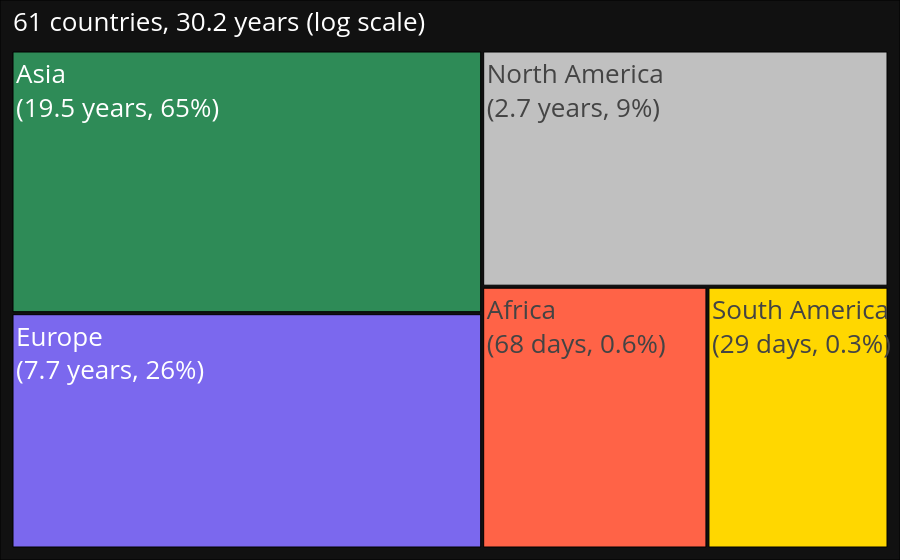

Here is the notebook cell this chart was saved with:
### Code cell
n_country = df_country.country.nunique()
t_country = df_country.total_days.sum()

create_tree(
    df_country,
    feat='country',
    var='total_days',
    flag='continent',
    group_flag=True,
    color_dict=COLOR_DICT,
    font_size_dict=FONT_SIZE_DICT,
    title=f'{n_country} countries, {fmt_days(t_country)} (log scale)',
    threshold=6,
    threshold_global=False,
    expand_others=True,
    start_collapsed=True,
    log_scale=True,
    value_fmt=fmt_days,
    pct_fmt=fmt_pct,
    name_dict=NAME_DICT,
    wrap_labels=False,
    save_path='../attachments/tree_travel.html',
    #save_path=None
    )

### Figure 1 — Plotly figure (JSON) as saved in the notebook; plotly's stock layout.template omitted (floating-point values rounded to 4 significant figures; data arrays with more than 128 entries replaced by an {"elided": "..."} marker saying what was removed)
{"data": [{"branchvalues": "total", "customdata": {"elided": "70x4 mixed values"}, "hoverinfo": "none", "ids": ["__root__", "Africa", "Asia", "Europe", "North America", "South America", "Africa | Morocco", "Africa | South Africa", "Africa | Tunisia", "Asia | Armenia", "Asia | Azerbaijan", "Asia | China", "Asia | Georgia", "Asia | Hong Kong", "Asia | Japan", "Asia | Singapore", "Asia | Türkiye", "Asia | Others", "Asia | Others | Malaysia", "Asia | Others | Qatar", "Asia | Others | Thailand", "Asia | Others | United Arab Emirates", "Europe | Bulgaria", "Europe | Denmark", "Europe | France", "Europe | Germany", "Europe | Greece", "Europe | Italy", "Europe | Netherlands", "Europe | Norway", "Europe | Portugal", "Europe | Romania", "Europe | Russia", "Europe | Serbia", "Europe | Spain", "Europe | Sweden", "Europe | Switzerland", "Europe | United Kingdom", "Europe | Others", "Europe | Others | Albania", "Europe | Others | Austria", "Europe | Others | Belarus", "Europe | Others | Belgium", "Europe | Others | Bosnia and Herzegovina", "Europe | Others | Croatia", "Europe | Others | Czechia", "Europe | Others | Estonia", "Europe | Others | Finland", "Europe | Others | Hungary", "Europe | Others | Latvia", "Europe | Others | Lithuania", "Europe | Others | Luxembourg", "Europe | Others | Malta", "Europe | Others | Monaco", "Europe | Others | Montenegro", "Europe | Others | North Macedonia", "Europe | Others | Poland", "Europe | Others | Slovakia", "Europe | Others | Slovenia", "Europe | Others | Vatican", "North America | Canada", "North America | Mexico", "North America | United States", "North America | Others", "North America | Others | Cuba", "North America | Others | Dominican Republic", "South America | Chile", "South America | Ecuador", "South America | Peru", "South America | Colombia"], "labels": ["61 countries, 30.2 years (log scale)", "<br><br>Africa<br>(68 days, 0.6%)", "<br><br>Asia<br>(19.5 years, 65%)", "<br><br>Europe<br>(7.7 years, 26%)", "<br><br>North America<br>(2.7 years, 9%)", "<br><br>South America<br>(29 days, 0.3%)", "Morocco", "South Africa", "Tunisia", "Armenia", "Azerbaijan", "China", "Georgia", "Hong Kong", "Japan", "Singapore", "Türkiye", "<br><br>Others<br>(11 days, 0.1%)", "Malaysia", "Qatar", "Thailand", "United Arab Emirates", "Bulgaria", "Denmark", "France", "Germany", "Greece", "Italy", "Netherlands", "Norway", "Portugal", "Romania", "Russia", "Serbia", "Spain", "Sweden", "Switzerland", "United Kingdom", "<br><br>Others<br>(43 days, 0.4%)", "Albania", "Austria", "Belarus", "Belgium", "Bosnia and Herzegovina", "Croatia", "Czechia", "Estonia", "Finland", "Hungary", "Latvia", "Lithuania", "Luxembourg", "Malta", "Monaco", "Montenegro", "North Macedonia", "Poland", "Slovakia", "Slovenia", "Vatican", "Canada", "Mexico", "United States", "<br><br>Others<br>(7 days, 0.1%)", "Cuba", "Dominican Republic", "Chile", "Ecuador", "Peru", "Colombia"], "marker": {"colors": ["rgb(17,17,17)", "tomato", "seagreen", "mediumslateblue", "silver", "gold", "tomato", "tomato", "tomato", "seagreen", "seagreen", "seagreen", "seagreen", "seagreen", "seagreen", "seagreen", "seagreen", "seagreen", "seagreen", "seagreen", "seagreen", "seagreen", "mediumslateblue", "mediumslateblue", "mediumslateblue", "mediumslateblue", "mediumslateblue", "mediumslateblue", "mediumslateblue", "mediumslateblue", "mediumslateblue", "mediumslateblue", "mediumslateblue", "mediumslateblue", "mediumslateblue", "mediumslateblue", "mediumslateblue", "mediumslateblue", "mediumslateblue", "mediumslateblue", "mediumslateblue", "mediumslateblue", "mediumslateblue", "mediumslateblue", "mediumslateblue", "mediumslateblue", "mediumslateblue", "mediumslateblue", "mediumslateblue", "mediumslateblue", "mediumslateblue", "mediumslateblue", "mediumslateblue", "mediumslateblue", "mediumslateblue", "mediumslateblue", "mediumslateblue", "mediumslateblue", "mediumslateblue", "mediumslateblue", "silver", "silver", "silver", "silver", "silver", "silver", "gold", "gold", "gold", "gold"], "line": {"color": "black", "width": 1}}, "maxdepth": 2, "parents": ["", "__root__", "__root__", "__root__", "__root__", "__root__", "Africa", "Africa", "Africa", "Asia", "Asia", "Asia", "Asia", "Asia", "Asia", "Asia", "Asia", "Asia", "Asia | Others", "Asia | Others", "Asia | Others", "Asia | Others", "Europe", "Europe", "Europe", "Europe", "Europe", "Europe", "Europe", "Europe", "Europe", "Europe", "Europe", "Europe", "Europe", "Europe", "Europe", "Europe", "Europe", "Europe | Others", "Europe | Others", "Europe | Others", "Europe | Others", "Europe | Others", "Europe | Others", "Europe | Others", "Europe | Others", "Europe | Others", "Europe | Others", "Europe | Others", "Europe | Others", "Europe | Others", "Europe | Others", "Europe | Others", "Europe | Others", "Europe | Others", "Europe | Others", "Europe | Others", "Europe | Others", "Europe | Others", "North America", "North America", "North America", "North America", "North America | Others", "North America | Others", "South America", "South America", "South America", "South America"], "textfont": {"size": 26}, "textinfo": "label+value+percent root", "textposition": "top left", "texttemplate": ["%{label}", "<br>%{label}", "<br>%{label}", "<br>%{label}", "<br>%{label}", "<br>%{label}", "<br>%{label}<br>(%{customdata[2]}%{customdata[3]})", "<br>%{label}<br>(%{customdata[2]}%{customdata[3]})", "<br>%{label}<br>(%{customdata[2]}%{customdata[3]})", "<br>%{label}<br>(%{customdata[2]}%{customdata[3]})", "<br>%{label}<br>(%{customdata[2]}%{customdata[3]})", "<br>%{label}<br>(%{customdata[2]}%{customdata[3]})", "<br>%{label}<br>(%{customdata[2]}%{customdata[3]})", "<br>%{label}<br>(%{customdata[2]}%{customdata[3]})", "<br>%{label}<br>(%{customdata[2]}%{customdata[3]})", "<br>%{label}<br>(%{customdata[2]}%{customdata[3]})", "<br>%{label}<br>(%{customdata[2]}%{customdata[3]})", "<br>%{label}", "<br>%{label}<br>(%{customdata[2]}%{customdata[3]})", "<br>%{label}<br>(%{customdata[2]}%{customdata[3]})", "<br>%{label}<br>(%{customdata[2]}%{customdata[3]})", "<br>%{label}<br>(%{customdata[2]}%{customdata[3]})", "<br>%{label}<br>(%{customdata[2]}%{customdata[3]})", "<br>%{label}<br>(%{customdata[2]}%{customdata[3]})", "<br>%{label}<br>(%{customdata[2]}%{customdata[3]})", "<br>%{label}<br>(%{customdata[2]}%{customdata[3]})", "<br>%{label}<br>(%{customdata[2]}%{customdata[3]})", "<br>%{label}<br>(%{customdata[2]}%{customdata[3]})", "<br>%{label}<br>(%{customdata[2]}%{customdata[3]})", "<br>%{label}<br>(%{customdata[2]}%{customdata[3]})", "<br>%{label}<br>(%{customdata[2]}%{customdata[3]})", "<br>%{label}<br>(%{customdata[2]}%{customdata[3]})", "<br>%{label}<br>(%{customdata[2]}%{customdata[3]})", "<br>%{label}<br>(%{customdata[2]}%{customdata[3]})", "<br>%{label}<br>(%{customdata[2]}%{customdata[3]})", "<br>%{label}<br>(%{customdata[2]}%{customdata[3]})", "<br>%{label}<br>(%{customdata[2]}%{customdata[3]})", "<br>%{label}<br>(%{customdata[2]}%{customdata[3]})", "<br>%{label}", "<br>%{label}<br>(%{customdata[2]}%{customdata[3]})", "<br>%{label}<br>(%{customdata[2]}%{customdata[3]})", "<br>%{label}<br>(%{customdata[2]}%{customdata[3]})", "<br>%{label}<br>(%{customdata[2]}%{customdata[3]})", "<br>%{label}<br>(%{customdata[2]}%{customdata[3]})", "<br>%{label}<br>(%{customdata[2]}%{customdata[3]})", "<br>%{label}<br>(%{customdata[2]}%{customdata[3]})", "<br>%{label}<br>(%{customdata[2]}%{customdata[3]})", "<br>%{label}<br>(%{customdata[2]}%{customdata[3]})", "<br>%{label}<br>(%{customdata[2]}%{customdata[3]})", "<br>%{label}<br>(%{customdata[2]}%{customdata[3]})", "<br>%{label}<br>(%{customdata[2]}%{customdata[3]})", "<br>%{label}<br>(%{customdata[2]}%{customdata[3]})", "<br>%{label}<br>(%{customdata[2]}%{customdata[3]})", "<br>%{label}<br>(%{customdata[2]}%{customdata[3]})", "<br>%{label}<br>(%{customdata[2]}%{customdata[3]})", "<br>%{label}<br>(%{customdata[2]}%{customdata[3]})", "<br>%{label}<br>(%{customdata[2]}%{customdata[3]})", "<br>%{label}<br>(%{customdata[2]}%{customdata[3]})", "<br>%{label}<br>(%{customdata[2]}%{customdata[3]})", "<br>%{label}<br>(%{customdata[2]}%{customdata[3]})", "<br>%{label}<br>(%{customdata[2]}%{customdata[3]})", "<br>%{label}<br>(%{customdata[2]}%{customdata[3]})", "<br>%{label}<br>(%{customdata[2]}%{customdata[3]})", "<br>%{label}", "<br>%{label}<br>(%{customdata[2]}%{customdata[3]})", "<br>%{label}<br>(%{customdata[2]}%{customdata[3]})", "<br>%{label}<br>(%{customdata[2]}%{customdata[3]})", "<br>%{label}<br>(%{customdata[2]}%{customdata[3]})", "<br>%{label}<br>(%{customdata[2]}%{customdata[3]})", "<br>%{label}<br>(%{customdata[2]}%{customdata[3]})"], "type": "treemap", "values": [9.308, 1.257, 2.635, 2.36, 2.045, 1.01, 0.5515, 0.4679, 0.2375, 0.2951, 0.1766, 0.7594, 0.2684, 0.167, 0.3303, 0.1885, 0.2342, 0.2155, 0.05715, 0.03487, 0.06635, 0.05715, 0.1145, 0.106, 0.1057, 0.1318, 0.1386, 0.1195, 0.08731, 0.1159, 0.08867, 0.09369, 0.1642, 0.1022, 0.09818, 0.322, 0.134, 0.277, 0.1612, 0.01239, 0.01463, 0.01294, 0.003677, 0.01294, 0.008831, 0.004858, 0.01114, 0.0144, 0.01114, 0.01114, 0.005572, 0.003259, 0.01114, 0.001466, 0.008831, 0.002292, 0.002292, 0.002292, 0.003677, 0.002292, 0.5404, 0.2851, 0.9347, 0.2851, 0.1767, 0.1084, 0.2905, 0.2905, 0.2905, 0.1386]}], "layout": {"font": {"color": "white", "size": 26}, "margin": {"b": 0, "l": 0, "r": 0, "t": 0}, "title": {"font": {"size": 28}, "x": 0.5, "xanchor": "center", "y": 0.99, "yanchor": "top"}, "uniformtext": {"minsize": 26, "mode": "show"}}}
